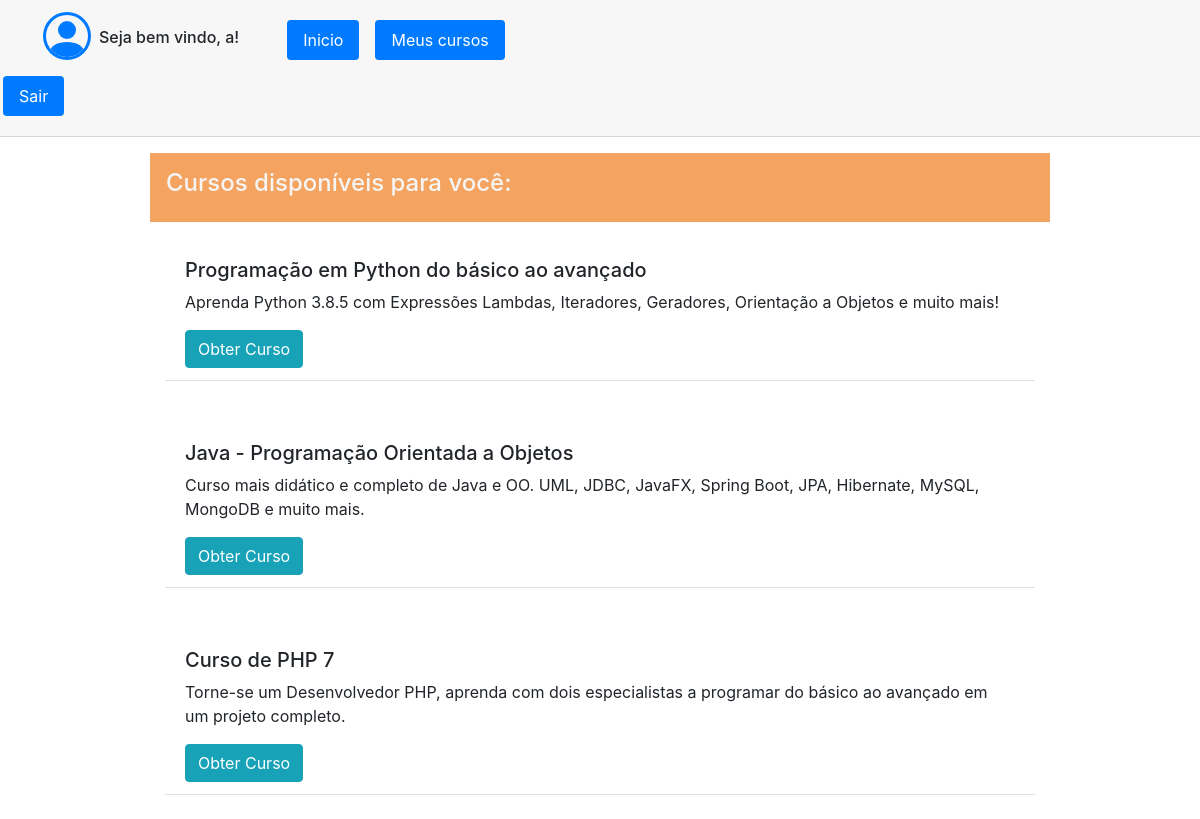
Screenshot of /home.php (signed in) with the database file from the repository.
### tables this page shows
CREATE TABLE `tb_cursos` (
  `id_curso` int(11) NOT NULL AUTO_INCREMENT,
  `nome_curso` text NOT NULL,
  `descricao` text DEFAULT NULL,
  PRIMARY KEY (`id_curso`)
);

### home.php (the view, shortened to what this page needs)
<?php
include('connection.php');
?>
<html lang="pt-br">
<head>
    <link rel="stylesheet" href="https://cdn.jsdelivr.net/npm/bootstrap@4.5.3/dist/css/bootstrap.min.css">
</head>
<body>
    <div class="card-header row">
        <ul class="nav nav-pills card-header-pills col-6">
            <li class="nav-item ml-5 ">
            </li>
            <li class="nav-item ml-2 mt-3">
                <h6>Seja bem vindo, <?php echo $_SESSION['usuario']; ?>!</h6>
            </li>
            <li class="nav-item">
                <a class="nav-link active ml-5 m-2" href="home.php">Inicio</a>
            </li>
            <li class="nav-item ">
                <a class="nav-link active m-2" href="./view-courses.php">Meus cursos</a>
            </li>
            <li class="nav-item">
                <a class="nav-link active m-2" href="./logout.php">Sair</a>
            </li>
        </ul>
    </div>
    <div class="container mt-3 p-3"  style="width: 900px; background-color: SandyBrown;">
        <h4 style="color: whiteSmoke;">Cursos disponíveis para você:</h4>
    </div>
    <?php
    $query = "select id_curso, nome_curso, descricao from tb_cursos";
    $result = mysqli_query($con, $query);
    while ($row = mysqli_fetch_array($result)) {
        echo
        "<div class='container mt-4' style='width: 900px;'>
         <ul class='list-group list-group-flush'>
            <li class='list-group-item'>
                <h5>$row[1]</h5>
                <p>$row[2]</p>
                <button type='button' class='btn btn-info'>
                    <a href='./courses.php?id=$row[0]' style='text-decoration: none; color: white'>
                        Obter Curso
                    </a>
                </button>
            </li>
            <li class='list-group-item'></li>
        </ul>
    </div>";
    }
    ?>
</body>
</html>

### rows the page displays
tb_cursos: nome_curso "Programação em Python do básico ao avançado", descricao "Aprenda Python 3.8.5 com Expressões Lambdas, Iteradores, Geradores, Orientação a Objetos e muito mais!"
tb_cursos: nome_curso "Java - Programação Orientada a Objetos", descricao "Curso mais didático e completo de Java e OO. UML, JDBC, JavaFX, Spring Boot, JPA, Hibernate, MySQL, MongoDB e muito mais."
tb_cursos: nome_curso "Curso de PHP 7", descricao "Torne-se um Desenvolvedor PHP, aprenda com dois especialistas a programar do básico ao avançado em um projeto completo."

### other values shown
$_SESSION['usuario'] "a"
